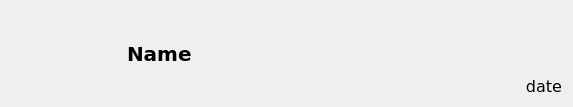
<?xml version="1.0" encoding="UTF-8"?>
<ui version="4.0">
 <class>itemWidget</class>
 <widget class="QWidget" name="itemWidget">
  <property name="geometry">
   <rect>
    <x>0</x>
    <y>0</y>
    <width>573</width>
    <height>103</height>
   </rect>
  </property>
  <property name="font">
   <font>
    <family>MS Shell Dlg 2</family>
   </font>
  </property>
  <property name="windowTitle">
   <string>Form</string>
  </property>
  <property name="styleSheet">
   <string notr="true"/>
  </property>
  <layout class="QHBoxLayout" name="horizontalLayout">
   <item>
    <widget class="QLabel" name="cover_label">
     <property name="minimumSize">
      <size>
       <width>110</width>
       <height>85</height>
      </size>
     </property>
     <property name="maximumSize">
      <size>
       <width>110</width>
       <height>85</height>
      </size>
     </property>
     <property name="text">
      <string/>
     </property>
     <property name="scaledContents">
      <bool>true</bool>
     </property>
    </widget>
   </item>
   <item>
    <widget class="QLabel" name="name_label">
     <property name="sizePolicy">
      <sizepolicy hsizetype="MinimumExpanding" vsizetype="Preferred">
       <horstretch>0</horstretch>
       <verstretch>0</verstretch>
      </sizepolicy>
     </property>
     <property name="font">
      <font>
       <family>DejaVu Sans</family>
       <pointsize>15</pointsize>
       <weight>75</weight>
       <italic>false</italic>
       <bold>true</bold>
      </font>
     </property>
     <property name="styleSheet">
      <string notr="true"/>
     </property>
     <property name="text">
      <string>Name</string>
     </property>
     <property name="scaledContents">
      <bool>false</bool>
     </property>
     <property name="wordWrap">
      <bool>true</bool>
     </property>
    </widget>
   </item>
   <item>
    <layout class="QVBoxLayout" name="verticalLayout">
     <item>
      <spacer name="verticalSpacer">
       <property name="orientation">
        <enum>Qt::Vertical</enum>
       </property>
       <property name="sizeHint" stdset="0">
        <size>
         <width>20</width>
         <height>40</height>
        </size>
       </property>
      </spacer>
     </item>
     <item>
      <widget class="QLabel" name="date_label">
       <property name="sizePolicy">
        <sizepolicy hsizetype="Preferred" vsizetype="Preferred">
         <horstretch>0</horstretch>
         <verstretch>0</verstretch>
        </sizepolicy>
       </property>
       <property name="font">
        <font>
         <family>DejaVu Sans</family>
         <pointsize>12</pointsize>
         <weight>50</weight>
         <italic>false</italic>
         <bold>false</bold>
         <underline>false</underline>
        </font>
       </property>
       <property name="styleSheet">
        <string notr="true"/>
       </property>
       <property name="text">
        <string>date</string>
       </property>
       <property name="alignment">
        <set>Qt::AlignRight|Qt::AlignTrailing|Qt::AlignVCenter</set>
       </property>
      </widget>
     </item>
    </layout>
   </item>
  </layout>
 </widget>
 <resources/>
 <connections/>
</ui>
